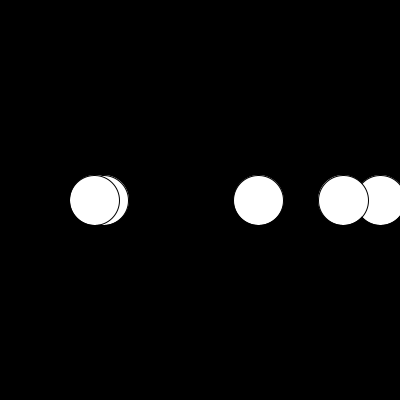
Frame 1 (no input)
Frame 60 (the mouse pressed at the canvas centre just before this capture): identical to frame 1, image omitted
Frame 120 (the mouse held since frame 60 and released just before this capture): identical to frame 1, image omitted

The Processing sketch that drew this single still picture (run headless with seeded random() and noise(); from frame 60 on, the mouse is pressed at the canvas centre):

// Processing sketch: for_arrays_populating
// ── for_arrays_populating.pde
float[] x = new float[5];
int i; // COUNTER

void setup() {
  size(400, 400);
  
  for (int i = 0; i < x.length; i++) {
    x[i] = random(width);
  }
}

void draw() {
  background(0);
  for (int i = 0; i < x.length; i++) {
    ellipse(x[i], height/2, 50, 50);
  }
}
